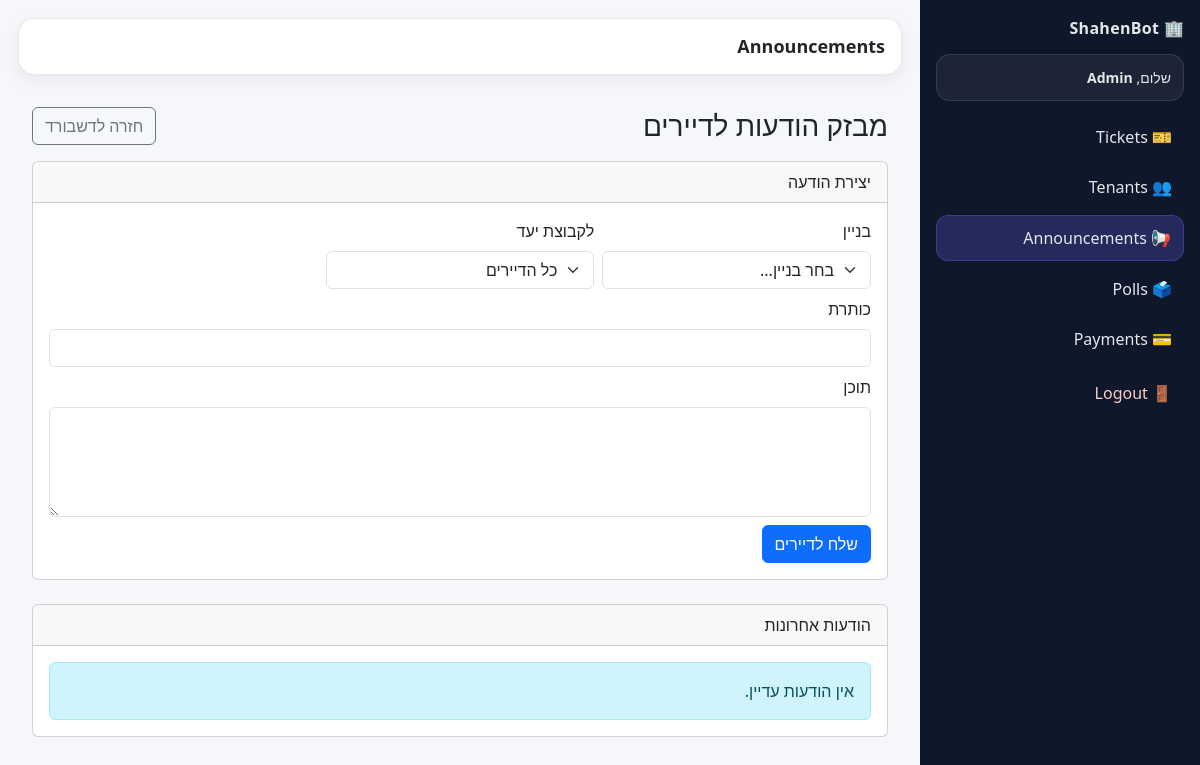
/admin/announcements (signed in), run on an earlier commit of the app's database.
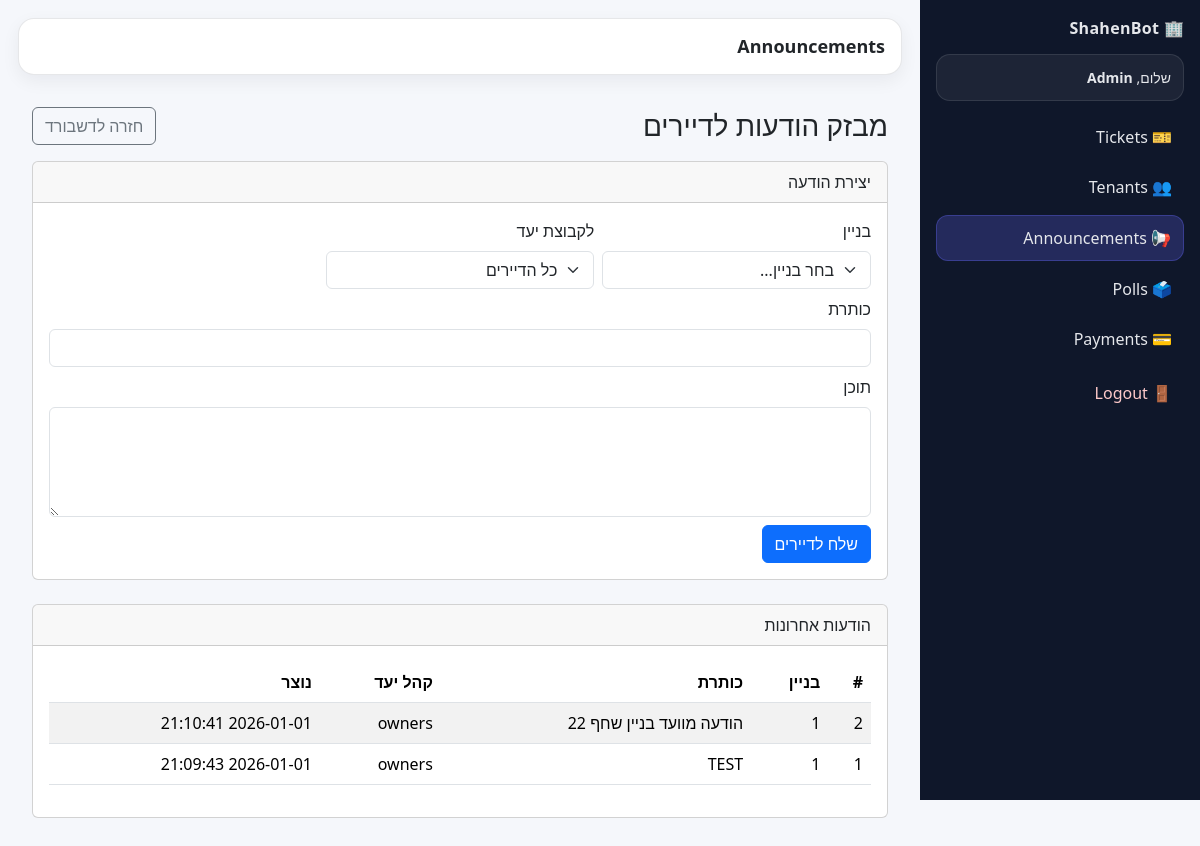
And on a later commit of the database.
### tables this page shows
CREATE TABLE announcements (
            id INTEGER PRIMARY KEY AUTOINCREMENT,
            building_id INTEGER NOT NULL,
            title TEXT NOT NULL,
            body TEXT NOT NULL,
            target_group TEXT NOT NULL DEFAULT 'all', -- all/owners/renters
            created_at TEXT NOT NULL DEFAULT (datetime('now'))
            );

### app.py (the view)
@app.get("/admin/announcements")
@admin_required
def admin_announcements():
    staff, role, building_id_scope = get_staff_scope()
    buildings = get_buildings_db() if role == "super_admin" else []
    items = list_announcements_db(building_id_scope)
    return render_template(
        "admin_announcements.html",
        staff=staff,
        role=role,
        buildings=buildings,
        building_id=building_id_scope,
        items=items,
    )

### app.py (called while the page is built)
def get_staff_scope():
    staff_user_id = session.get("staff_user_id")
    if not staff_user_id:
        return None, None, None
    staff = get_staff_user_by_id_db(int(staff_user_id))
    if not staff:
        return None, None, None
    role = staff.get("role")
    if role == "super_admin":
        bid = request.args.get("building_id", type=int)
        return staff, role, bid  # None => all buildings
    elif role == "building_admin":
        bid = staff.get("building_id")
        return staff, role, int(bid) if bid else None
    return staff, role, None

def admin_required(view):
    @wraps(view)
    def wrapped(*args, **kwargs):
        staff, role, bid = get_staff_scope()
        if not staff:
            return redirect(url_for("login"))
        return view(*args, **kwargs)
    return wrapped

@app.context_processor
def inject_current_user():
    tenant_user = None
    tenant_id = session.get("tenant_id")
    if tenant_id:
        tenant_user = get_tenant_by_id_db(int(tenant_id))
    return dict(current_tenant=tenant_user)

### shahenbot_db.py (called while the page is built)
def get_connection():
    conn = sqlite3.connect(DB_PATH)
    conn.row_factory = sqlite3.Row
    return conn

### templates/admin_announcements.html (shortened to what this page needs)
{% extends "admin_base.html" %}
{% block page_title %}Announcements{% endblock %}
{% block content %}
<div class="container py-3">
  <div class="d-flex align-items-center justify-content-between mb-3">
    <h3 class="m-0">מבזק הודעות לדיירים</h3>
    <a class="btn btn-outline-secondary" href="{{ url_for('building_admin_dashboard') }}">חזרה לדשבורד</a>
  </div>
  <div class="card mb-4">
    <div class="card-header">יצירת הודעה</div>
    <div class="card-body">
      <form method="post" action="/admin/announcements/create" class="row g-2">
        {% if role == "super_admin" %}
        <div class="col-md-4">
          <label class="form-label">בניין</label>
          <select name="building_id" class="form-select" required>
            <option value="">בחר בניין...</option>
          </select>
        </div>
        {% else %}
          <input type="hidden" name="building_id" value="{{building_id}}">
        {% endif %}
        <div class="col-md-4">
          <label class="form-label">לקבוצת יעד</label>
          <select name="target_group" class="form-select">
            <option value="all">כל הדיירים</option>
          </select>
        </div>
        <div class="col-md-12">
          <label class="form-label">כותרת</label>
          <input class="form-control" name="title" maxlength="120" required>
        </div>
        <div class="col-md-12">
          <label class="form-label">תוכן</label>
          <textarea class="form-control" name="body" rows="4" required></textarea>
        </div>
        <div class="col-12">
          <button class="btn btn-primary">שלח לדיירים</button>
        </div>
      </form>
    </div>
  </div>
  <div class="card">
    <div class="card-header">הודעות אחרונות</div>
    <div class="card-body">
      {% if not items %}
        <div class="alert alert-info m-0">אין הודעות עדיין.</div>
      {% else %}
        <div class="table-responsive">
          <table class="table table-striped align-middle">
            <thead>
              <tr>
                <th>#</th>
                <th>בניין</th>
                <th>כותרת</th>
                <th>קהל יעד</th>
                <th>נוצר</th>
              </tr>
            </thead>
            <tbody>
              {% for a in items %}
                <tr>
                  <td>{{a.id}}</td>
                  <td>{{a.building_id}}</td>
                  <td>{{a.title}}</td>
                  <td>{{a.target_group}}</td>
                  <td>{{a.created_at}}</td>
                </tr>
              {% endfor %}
            </tbody>
          </table>
        </div>
      {% endif %}
    </div>
  </div>
</div>
{% endblock %}

What changed in the data, as far as the page shows it:
added announcements: id "2", building_id "1", title "הודעה מוועד בניין שחף 22", target_group "owners", created_at "2026-01-01 21:10:41"
added announcements: id "1", building_id "1", title "TEST", target_group "owners", created_at "2026-01-01 21:09:43"
Also different on the page:
text no longer shown: "אין הודעות עדיין."
text now shown: "# בניין כותרת קהל יעד נוצר"
